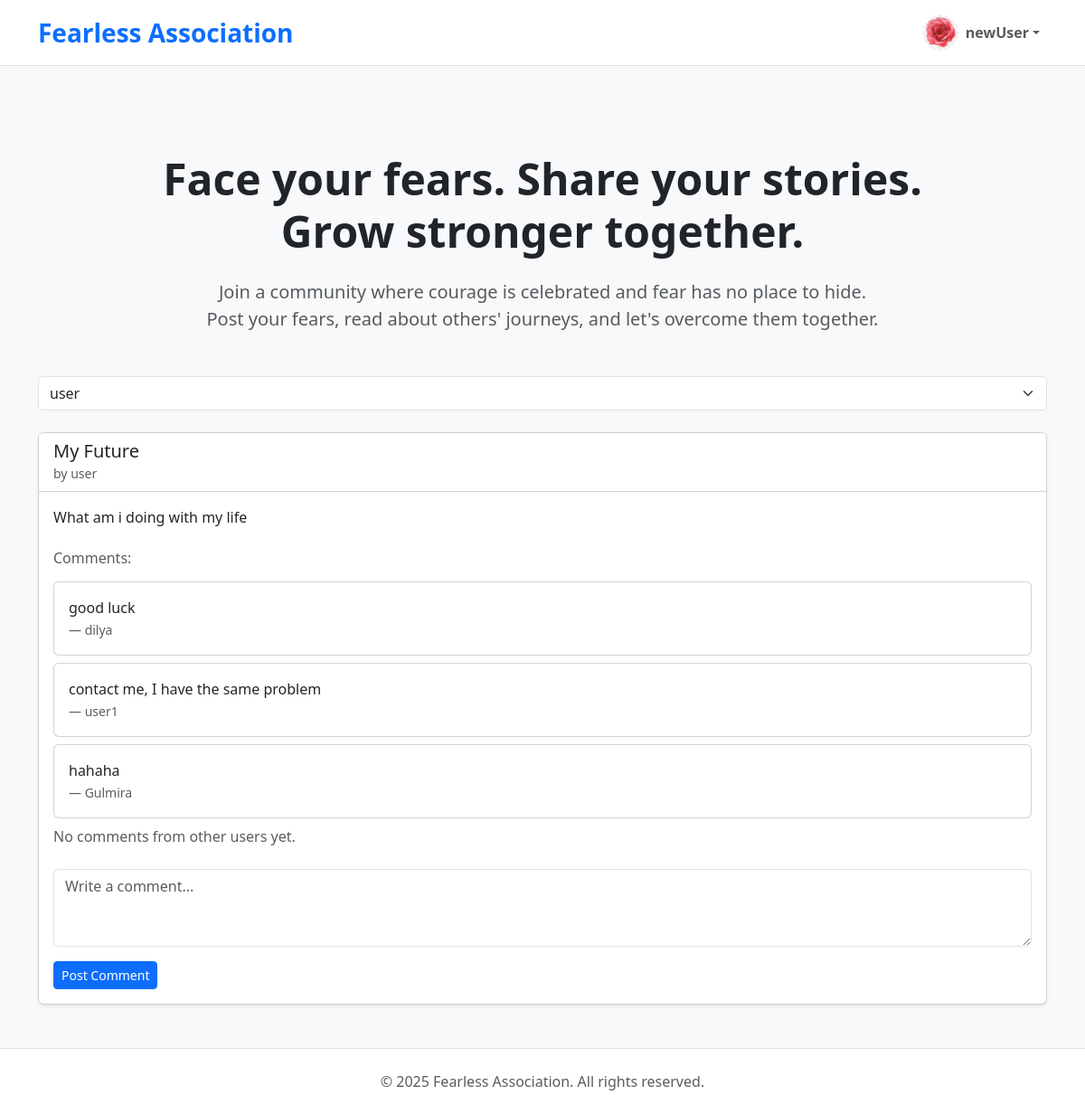
Screenshot of /?user_id=2 (signed in) with the database file from the repository.
### app/models.py (models this page shows, shortened)
class User(UserMixin, db.Model):
    id = db.Column(db.Integer, primary_key=True)
    username = db.Column(db.String(80), unique=True, nullable=False)
    email = db.Column(db.String(120), unique=True, nullable=False)
    password_hash = db.Column(db.String(128), nullable=False)
    fears = db.relationship('Fear', backref='author', lazy=True)
    comments = db.relationship('Comment', backref='author', lazy=True)
    avatar = db.Column(db.String(120), nullable=True)
    toxic_warning_count = db.Column(db.Integer, default=0, nullable=False)
    last_warning_time  = db.Column(db.DateTime, nullable=True)
    login_block_until  = db.Column(db.DateTime, nullable=True)

class Fear(db.Model):
    id = db.Column(db.Integer, primary_key=True)
    title = db.Column(db.String(120), nullable=False)
    description = db.Column(db.Text, nullable=False)
    created_at = db.Column(db.DateTime, default=datetime.utcnow)
    user_id = db.Column(db.Integer, db.ForeignKey('user.id'), nullable=False)
    is_toxic = db.Column(db.Boolean, default=False)
    toxicity_score = db.Column(db.Float, default=0.0)
    comments = db.relationship('Comment', backref='fear', lazy=True, cascade="all, delete-orphan")

class Comment(db.Model):
    id = db.Column(db.Integer, primary_key=True)
    content = db.Column(db.Text, nullable=False)
    created_at = db.Column(db.DateTime, default=datetime.utcnow)
    user_id = db.Column(db.Integer, db.ForeignKey('user.id'), nullable=False)
    fear_id = db.Column(db.Integer, db.ForeignKey('fear.id'), nullable=False)
    is_toxic = db.Column(db.Boolean, default=False)
    toxicity_score = db.Column(db.Float, default=0.0)

### app/main.py (the view)
@main.route('/')
def index():
    selected_user_id = request.args.get('user_id') # getting id from url
    users = User.query.all()
    if current_user.is_authenticated:
        query = Fear.query.filter(Fear.user_id != current_user.id)
        if selected_user_id and selected_user_id.isdigit():
            query = query.filter(Fear.user_id == int(selected_user_id))
        fears = query.order_by(Fear.created_at.desc()).all()
    else:
        fears = [] # If the user is not logged in, show no fears.
    return render_template('index.html', fears=fears, users=users)

### templates/index.html (shortened to what this page needs)
<!DOCTYPE html>
<html lang="en">
<head>
    <link href="https://cdn.jsdelivr.net/npm/bootstrap@5.3.0-alpha1/dist/css/bootstrap.min.css" rel="stylesheet">
</head>
<body class="d-flex flex-column min-vh-100">
    <header class="border-bottom">
        <nav class="navbar navbar-expand-lg navbar-light bg-white">
            <div class="container">
                <a class="navbar-brand fs-3 fw-bold text-primary" href="{{ url_for('main.index') }}">Fearless Association</a>
                <div class="collapse navbar-collapse" id="navbarNav">
                    <ul class="navbar-nav ms-auto">
                        {% if current_user.is_authenticated %}
                            <li class="nav-item dropdown">
                                <a class="nav-link dropdown-toggle d-flex align-items-center" href="#" role="button"
                                data-bs-toggle="dropdown" aria-expanded="false">
                                    <img
                                        src="{{ url_for('main.get_avatar', filename=current_user.avatar) if current_user.avatar
                                            else url_for('static', filename='avatars/avatar_default.svg') }}"
                                        class="rounded-circle"
                                        style="width: 40px; height: 40px; object-fit: cover"
                                        alt="{{ current_user.username }}'s profile picture">
                                    <span class="fw-semibold ms-2">{{ current_user.username }}</span>
                                </a>
                            </li>
                        {% else %}
                            <li class="nav-item"><a class="nav-link" href="{{ url_for('auth_bp.login') }}">Login</a></li>
                            <li class="nav-item"><a class="btn btn-primary ms-2" href="{{ url_for('auth_bp.register') }}">Join Now</a></li>
                        {% endif %}
                    </ul>
                </div>
            </div>
        </nav>
    </header>
    <main class="flex-grow-1 py-5 bg-light">
        <div class="container flex-grow-1 py-4">
        </div>
        <div class="container">
            <section class="text-center mb-5">
                <h2 class="display-5 mb-4 fw-bold">Face your fears. Share your stories.<br>Grow stronger together.</h2>
                <p class="lead text-muted mb-4">
                    Join a community where courage is celebrated and fear has no place to hide.<br>
                    Post your fears, read about others' journeys, and let's overcome them together.
                </p>
            </section>
            {% if current_user.is_authenticated %}
            <form method="GET" action="{{ url_for('main.index') }}">
                <div class="mb-4">
                    <select name="user_id" class="form-select" onchange="this.form.submit()">
                        {% for user in users if user.id != current_user.id %}
                            <option value="{{ user.id }}"
                                {% if request.args.get('user_id') == user.id|string %}selected{% endif %}>
                                {{ user.username }}
                            </option>
                        {% endfor %}
                    </select>
                </div>
            </form>
            <div class="row g-4">
                {% for fear in fears %}
                    <div class="col-12">
                        <div class="card shadow-sm h-100">
                            <div class="card-header bg-white">
                                <h3 class="h5 mb-0">{{ fear.title }}</h3>
                                <small class="text-muted">by {{ fear.author.username }}</small>
                            </div>
                            <div class="card-body">
                                <p class="card-text">{{ fear.description }}</p>
                                <div class="mt-4">
                                    <h5 class="h6 text-muted mb-3">Comments:</h5>
                                    {% set has_other_comments = false %}
                                    {% for comment in fear.comments %}
                                        <div class="card mb-2 {% if comment.is_toxic and comment.user_id != current_user.id %}d-none{% endif %}">
                                            <div class="card-body p-3">
                                                <p class="mb-0">{{ comment.content }}</p>
                                                <small class="text-muted">
                                                    — {{ comment.author.username }}
                                                </small>
                                            </div>
                                        </div>
                                        {% if comment.user_id != current_user.id and not comment.is_toxic %}
                                            {% set has_other_comments = true %}
                                        {% endif %}
                                    {% endfor %}
                                    {% if not has_other_comments %}
                                        <div class="text-muted">No comments from other users yet.</div>
                                    {% endif %}
                                </div>
                                <form action="{{ url_for('main.add_comment', fear_id=fear.id) }}" method="POST" class="mt-4">
                                    <div class="mb-3">
                                        <textarea name="content" class="form-control" rows="3" placeholder="Write a comment..." required></textarea>
                                    </div>
                                    <button type="submit" class="btn btn-sm btn-primary">Post Comment</button>
                                </form>
                            </div>
                        </div>
                    </div>
                {% endfor %}
            </div>
            {% endif %}
        </div>
    </main>
    <footer class="bg-white border-top mt-auto">
        <div class="container py-4 text-center text-muted">
            <p class="mb-0">&copy; 2025 Fearless Association. All rights reserved.</p>
        </div>
    </footer>
</body>
</html>

### rows the page displays
User: avatar+username (picture), username "newUser"
Fear: title "My Future", author.username "user", description "What am i doing with my life"
Comment: content "good luck", author.username "dilya"
Comment: content "contact me, I have the same problem", author.username "user1"
Comment: content "hahaha", author.username "Gulmira"

### other values shown
form field user_id "user"
